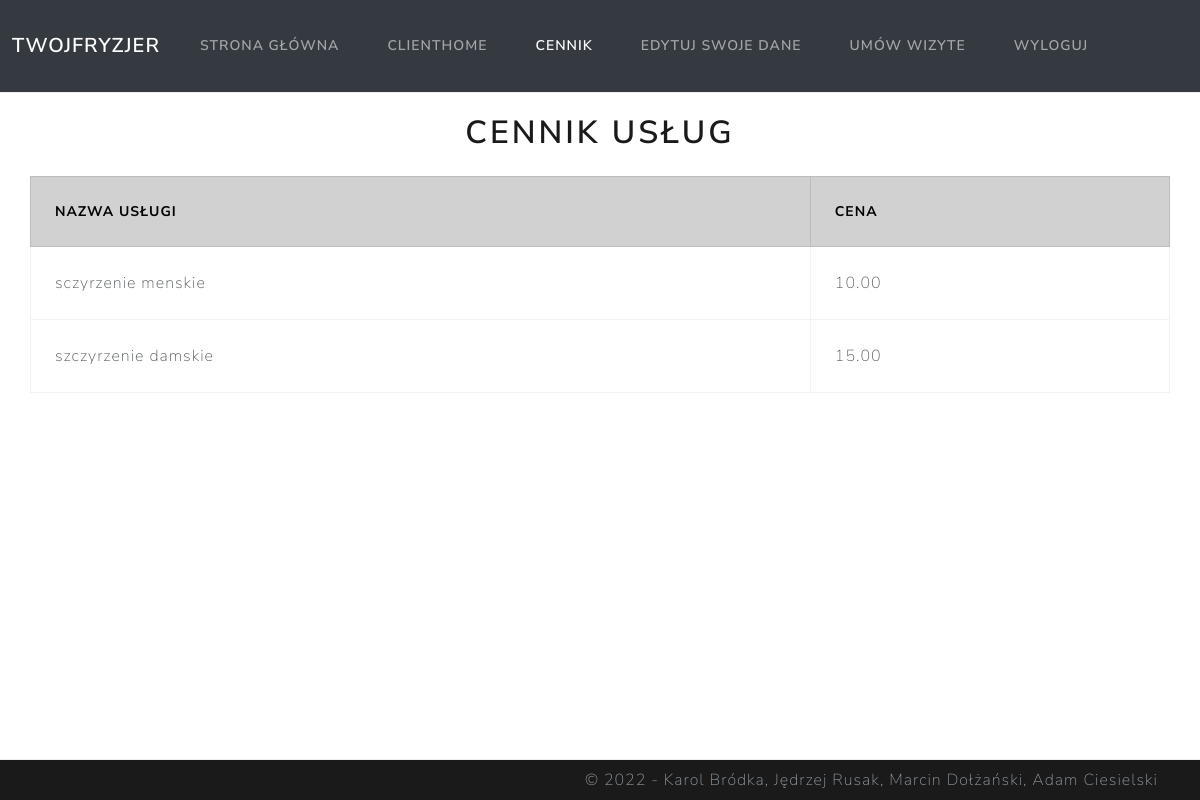
/fryzjer/cennik (signed in), run on the app's committed database.
### tables this page shows
CREATE TABLE `services` (
  `id` int(11) NOT NULL,
  `name` varchar(255) NOT NULL,
  `price` decimal(10,2) NOT NULL
);

### @php/controler/miscellaneous.php (called while the page is built, shortened)
<?php
function get_services(mysqli $DB){
    $stmt = $DB->prepare("select * from services");
    if(!$stmt->execute()){
        throw new Exception("Wystąpił nieoczekiwany bład");
    }
    $result = $stmt->get_result();
    $services = $result->fetch_all(MYSQLI_ASSOC);
    return $services;
}
?>

### @php/views/public/price_list.php (the view)
<?php
$DB = $GLOBALS['DB'];
$errors = [];
require_once('@php/controler/miscellaneous.php');
try {
    $serices = get_services($DB);
    $services_html = <<<END
    <h1 class="text-center pt-4 pb-3">Cennik usług</h1>
        <table class="table table-bordered container pt-5 pb-4">
        <thead class="table-primary">
            <tr>
                <th scope="col">Nazwa usługi</th>
                <th scope="col">Cena</th>
            </tr>
        </thead>
        <tbody>
    END;
    foreach ($serices as $serice) {
        $services_html.=<<<END
        <tr>
            <td>{$serice['name']}</td>
            <td>{$serice['price']}</td>
        </tr>
        END;
    }
    $services_html .= "</tbody></table>";
} catch (Exception $e) {
    $errors[] = $e->getMessage();
}
return <<<END
$services_html
END;
?>

### data on the page
services: name "sczyrzenie menskie", price "10.00"
services: name "szczyrzenie damskie", price "15.00"

### other printed values
$link_title "TWOJFRYZJER STRONA GŁÓWNA CLIENTHOME EDYTUJ SWOJE DANE UMÓW WIZYTE WYLOGUJ"
$link_title "CENNIK"
